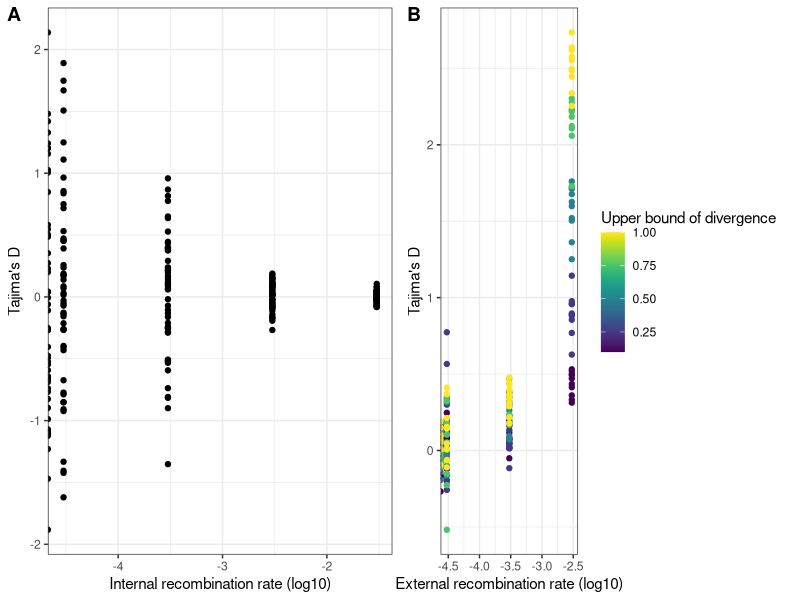

This figure's R source:
library(dplyr)
library(viridis)
library(ggplot2)
library(cowplot)

params <- read.table("simulations/parameters.txt", header=F)
stats <- read.table("simulations/selectionStats.txt", header=F)

colnames(params) <- c('set', 'internal', 'external', 'diversity')
colnames(stats) <- c('set', 'iteration', 'theta', 'pi', 'td')

stats <- left_join(stats, params) %>% arrange(set, iteration)

stats_summary <- stats %>%
  group_by(set) %>%
  summarize(theta_mean = mean(theta), pi_mean = mean(pi), td_mean = mean(td)) %>%
  left_join(params)

p1 <- ggplot(filter(stats, internal == 0, external == 0), aes(x=td)) +
  geom_histogram(binwidth=0.1) + 
  theme_bw()

p2 <- ggplot(filter(stats, external == 0), aes(x=log10(internal), y=td)) +
  geom_point() + 
  ylab("Tajima's D") +
  xlab("Internal recombination rate (log10)") +
  theme_bw()

p3 <- ggplot(filter(stats, internal == 0.003), aes(x=log10(external), y=td)) +
  geom_point(aes(color=diversity)) +
  scale_color_viridis("Upper bound of divergence") +
  ylab("Tajima's D") +
  xlab("External recombination rate (log10)") +
  theme_bw()

p4 <- ggplot(stats_summary, aes(x=log10(external), y=td_mean, group=diversity)) + 
  geom_point(aes(color=diversity)) +
  scale_color_viridis() + 
  theme_bw()

plot_grid(p2, p3, labels = c("A", "B"))
